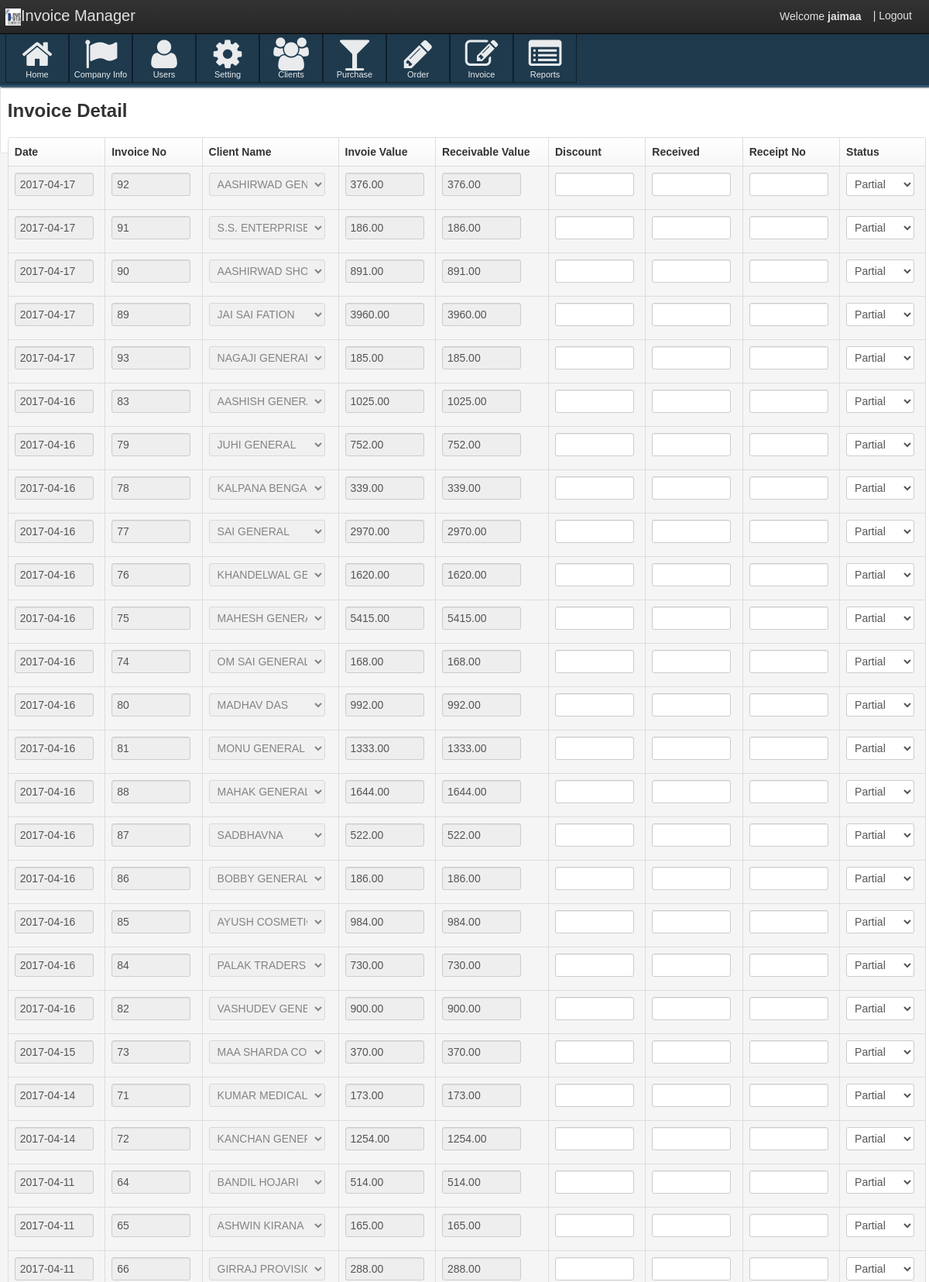
The page /JAIGST/view_bill_list.php?area_id=5 (signed in, upper part) on the database its author committed.
### tables this page shows
CREATE TABLE `debtors` (
  `trn_id` bigint(100) NOT NULL,
  `date` date NOT NULL,
  `area_id` bigint(100) NOT NULL,
  `client_id` bigint(100) NOT NULL,
  `ref_id` bigint(100) NOT NULL,
  `detail` varchar(100) NOT NULL,
  `inv_value` decimal(10,2) NOT NULL,
  `rect_value` decimal(10,2) NOT NULL,
  `receivable` decimal(10,2) NOT NULL
);

CREATE TABLE `client` (
  `client_id` bigint(100) NOT NULL,
  `client_name` varchar(50) NOT NULL,
  `address` varchar(100) NOT NULL,
  `area_id` int(10) NOT NULL,
  `city` varchar(50) NOT NULL,
  `state` varchar(50) NOT NULL,
  `country` varchar(50) NOT NULL,
  `pin` varchar(10) NOT NULL,
  `contact` varchar(50) NOT NULL,
  `mobile` varchar(50) NOT NULL,
  `mail` varchar(50) NOT NULL,
  `PAN` varchar(50) NOT NULL,
  `TIN` varchar(50) NOT NULL,
  `ST` varchar(50) NOT NULL,
  `CST` varchar(50) NOT NULL
);

### JAIGST/view_bill_list.php (the view, shortened to what this page needs)
<?php
if(isset($_SESSION['login']) && $_SESSION['type']=='Admin')
{
?>
<!DOCTYPE html>
<html lang="en">
<head>
    <link href="css/customize-template.css" type="text/css" media="screen, projection" rel="stylesheet" />
</head>
    <body>
    <div class="navbar navbar-fixed-top">
        <div class="navbar-inner">
            <div class="container">
                <a href="#" class="brand"><img src="images/Dsys Logo.png" width="20px" height="20px" />Invoice Manager</a>
                <div id="app-nav-top-bar" class="nav-collapse">
                   <ul class="nav pull-right">
					<li style="margin-top: 11px;">
						Welcome <strong><?php echo $_SESSION['UserName'] ?> </strong>
					</li>
                        <li>
                            <a href="signout.php">| Logout</a>
                        </li>
                    </ul>
                </div>
            </div>
        </div>
    </div>
    <div id="body-container">
        <div id="body-content">
            <div class="body-nav body-nav-horizontal body-nav-fixed">
                <div class="container">
                   			<ul> <li>
                                    <a href="dashboard.php">
                                        <i class="icon-home icon-large"></i> Home
                                    </a>
                                </li>
								<li>
                                    <a href="company_info.php">
                                        <i class="icon-flag icon-large"></i> Company Info
                                    </a>
                                </li>
                                <li>
                                    <a href="users.php">
                                        <i class="icon-user icon-large"></i> Users
                                    </a>
                                </li>
								<li>
                                    <a href="setting.php">
                                        <i class="icon-cog icon-large"></i> Setting
                                    </a>
                                </li>
								<li>
                                    <a href="client_mgmt.php">
                                        <i class="icon-group icon-large"></i> Clients
                                    </a>
                                </li>
								<li>
                                    <a href="purchase_mgmt.php">
                                        <i class="icon-glass icon-large"></i> Purchase
                                    </a>
                                </li>
								<li>
                                    <a href="order_mgmt.php">
                                        <i class="icon-pencil icon-large"></i> Order
                                    </a>
                                </li>
								<li>
                                    <a href="invoice_mgmt.php">
                                        <i class="icon-edit icon-large"></i> Invoice
                                    </a>
                                </li>
								<li>
                                    <a href="reports.php">
                                        <i class="icon-list-alt icon-large"></i> Reports
                                    </a>
                                </li>
                    </ul>
                </div>
            </div>
<div class="box">
	<div class="container">
		<section class="content-header">
			<h3>
				Invoice Detail
			</h3>
		</section>
	</div>
	<div class="box-content">
		<section id="my-account-security-form" class="page container">
				<div class="container">
					<div class="row">
						<div id="acct-password-row" class="span16">
                        <div class="box-content box-table">
                          <form action="" method="post">
                            <table id="sample-table" class="table table-hover table-bordered tablesorter">
                                <thead>
                                    <tr>
                                        <th>Date</th>
                                        <th>Invoice No</th>
                                        <th>Client Name</th>
                                        <th>Invoie Value</th>
                                        <th>Receivable Value</th>
                                        <th>Discount</th>
                                        <th>Received</th>
                                        <th>Receipt No</th>
                                        <th>Status</th>
                                    </tr>
                                </thead>
                                <tbody>
                                <?php
										$res=mysql_query("select debtors.date, debtors.ref_id, client.client_id, client.client_name, debtors.inv_value, debtors.receivable from debtors join client on debtors.client_id=client.client_id order by debtors.date DESC");
										while($r=mysql_fetch_array($res))
										{
											echo "<tr><td><input type='text' name='date' class='span2' value='".$r[0]."' readonly='yes'></td><td><input type='text' name='inv_no' class='span2' value='".$r[1]."' readonly='yes'></td><td><select name='client' class='span3' disabled='yes'><option value='".$r[2]."'>".$r[3]."</option></select></td><td><input type='text' name='inv_value' class='span2' value='".$r[4]."' readonly='yes'></td><td><input type='text' name='receivable' value='".$r[5]."' class='span2' readonly='yes'></td><td><input type='text' class='span2' name='discount' value=''></td></td><td><input type='text' name='recieved' class='span2' value=''></td><td><input type='text' name='rect_no' class='span2' value=''></td><td><select name='status' class='span2'><option value='Partial'>Partial</option><option value='Clear'>Clear</option></select></td>
			                                    </tr>";
										}
										?>
                                </tbody>
                            </table>
						</div>
					</div>
                    <footer id="submit-actions" class="form-actions" align="right">
					</footer>
            	</div>
		</section>
	</div></div>
	</body>
</html>
<?php
}
else
{header('location:signout.php');}
?>

### JAIGST/view_bill_list.php (style rules this page uses)
#body-content { padding-bottom: 0px !important; }
#body-container { height: auto; min-height: 0% !important; }

### rows shown on the page
debtors: date "2017-04-17", inv_no "92", client "AASHIRWAD GENERAL STORE", inv_value "376.00", receivable "376.00"
debtors: date "2017-04-17", inv_no "91", client "S.S. ENTERPRISES", inv_value "186.00", receivable "186.00"
debtors: date "2017-04-17", inv_no "90", client "AASHIRWAD SHOPING CENTER", inv_value "891.00", receivable "891.00"
debtors: date "2017-04-17", inv_no "89", client "JAI SAI FATION", inv_value "3960.00", receivable "3960.00"
debtors: date "2017-04-17", inv_no "93", client "NAGAJI GENERAL STORE", inv_value "185.00", receivable "185.00"
debtors: date "2017-04-16", inv_no "83", client "AASHISH GENERAL", inv_value "1025.00", receivable "1025.00"
debtors: date "2017-04-16", inv_no "79", client "JUHI GENERAL", inv_value "752.00", receivable "752.00"
debtors: date "2017-04-16", inv_no "78", client "KALPANA BENGAL", inv_value "339.00", receivable "339.00"
debtors: date "2017-04-16", inv_no "77", client "SAI GENERAL", inv_value "2970.00", receivable "2970.00"
debtors: date "2017-04-16", inv_no "76", client "KHANDELWAL GENERAL", inv_value "1620.00", receivable "1620.00"
debtors: date "2017-04-16", inv_no "75", client "MAHESH GENERAL", inv_value "5415.00", receivable "5415.00"
debtors: date "2017-04-16", inv_no "74", client "OM SAI GENERAL", inv_value "168.00", receivable "168.00"
debtors: date "2017-04-16", inv_no "80", client "MADHAV DAS", inv_value "992.00", receivable "992.00"
debtors: date "2017-04-16", inv_no "81", client "MONU GENERAL", inv_value "1333.00", receivable "1333.00"
debtors: date "2017-04-16", inv_no "88", client "MAHAK GENERAL", inv_value "1644.00", receivable "1644.00"
debtors: date "2017-04-16", inv_no "87", client "SADBHAVNA", inv_value "522.00", receivable "522.00"
debtors: date "2017-04-16", inv_no "86", client "BOBBY GENERAL", inv_value "186.00", receivable "186.00"
debtors: date "2017-04-16", inv_no "85", client "AYUSH COSMETIC", inv_value "984.00", receivable "984.00"
debtors: date "2017-04-16", inv_no "84", client "PALAK TRADERS", inv_value "730.00", receivable "730.00"
debtors: date "2017-04-16", inv_no "82", client "VASHUDEV GENERAL", inv_value "900.00", receivable "900.00"
debtors: date "2017-04-15", inv_no "73", client "MAA SHARDA COSMETICS", inv_value "370.00", receivable "370.00"
debtors: date "2017-04-14", inv_no "71", client "KUMAR MEDICAL", inv_value "173.00", receivable "173.00"
debtors: date "2017-04-14", inv_no "72", client "KANCHAN GENERAL STORE", inv_value "1254.00", receivable "1254.00"
debtors: date "2017-04-11", inv_no "64", client "BANDIL HOJARI", inv_value "514.00", receivable "514.00"
debtors: date "2017-04-11", inv_no "65", client "ASHWIN KIRANA", inv_value "165.00", receivable "165.00"
debtors: date "2017-04-11", inv_no "66", client "GIRRAJ PROVISION", inv_value "288.00", receivable "288.00"

### other values the page prints
$_SESSION['UserName'] "jaimaa"
